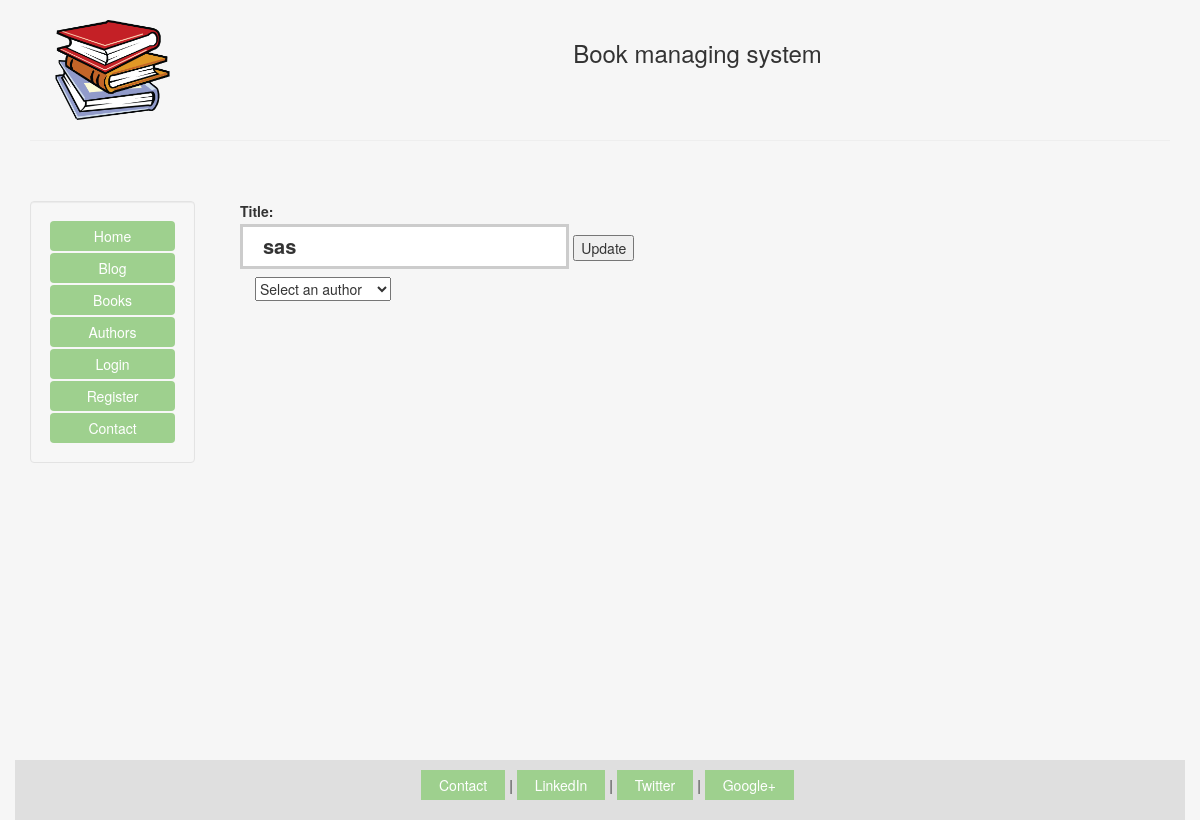
/books/edit_book/13, run on an earlier commit of the app's database.
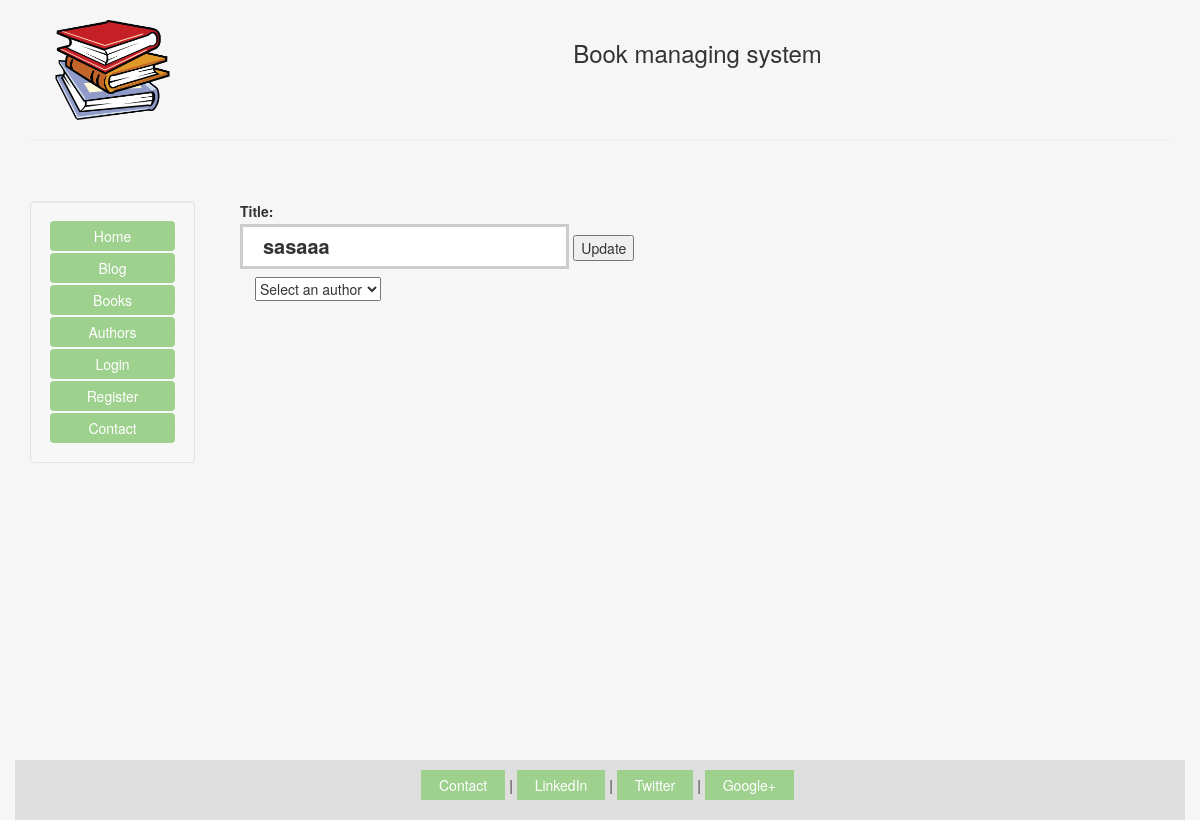
And on a later commit of the database.
### books/models.py (models this page shows, shortened)
class Book(models.Model):
    user = models.ForeignKey(User, default=1)
    title = models.CharField(max_length=100, null=True)
    author = models.ForeignKey('Author', on_delete=models.CASCADE, null=True)

### books/views.py (the view)
# urls.py: url(r'^edit_book/(?P<id>\d+)$', views.edit_book),
def edit_book(request, id):
    book = Book.objects.get(id=id)
    authors = Author.objects.all()
    context = dict(book=book, authors=authors)
    return render(request, 'books/edit.html', context)

### books/templates/books/edit.html (shortened to what this page needs)
{% extends 'personal/header.html' %}
{% block content %}
	<form action="/update_book/{{ book.id }}" method="post">
		<label for="title">Title:<input type="text" name="title" id="title"
		value="{{ book.title }}" placeholder="{{ book.title }}" />
		</label>
		<div class="col-sm-10">
                    <select id="id" name="id">
                        <option value="Z">Select an author</option>
                    </select>
                </div>
		<input type="submit" value="Update"/>
	</form>
{% endblock %}

What changed in the data, as far as the page shows it:
changed Book: title "sas" → "sasaaa"
